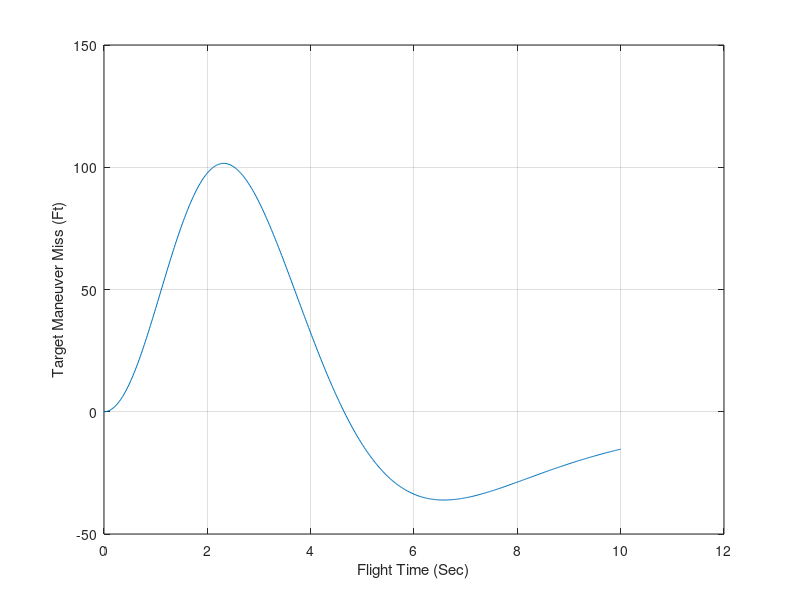

Reproduce this figure in MATLAB.
clear
count=1;
XNT=96.6;
XNP=3;
TF=10.;
TS=.1;
BETA=.8;
TAP=.2;
VC=4000.;
T=0.;
S=0.;
S2=0.;
TS2=.02;
TP=T+.00001;
X1=0;
X2=0;
X3=1;
X4=0.;
X5=0.;
Y1OLD=0.;
Y2OLD=0.;
Y3OLD=0.;
Y4OLD=0.;
Y5OLD=0.;
Y6OLD=0.;
Y7OLD=0.;
Y8OLD=0.;
Y9OLD=0.;
Y10OLD=0.;
Y11OLD=0.;
Y11NEW=0.;
Y10NEW=0.;
Y9NEW=0.;
Y7NEW=0.;
Y6NEW=0.;
Y8NEW=0.;
Y4NEW=0.;
Y1NEW=0.;
Y2NEW=0.;
Y3NEW=0.;
Y5NEW=0.;
H=.001;
GFILTER=1.-BETA^2;
HFILTER=(1.-BETA)^2;
XMNT=0.;
while TP<=(TF-1e-5)
	S=S+H;
	S2=S2+H;
	X1OLD=X1;
	X2OLD=X2;
	X3OLD=X3;
	X4OLD=X4;
	X5OLD=X5;
	STEP=1;
	FLAG=0;
	while STEP<=1
      		if FLAG==1
         		STEP=2;
			X1=X1+H*X1D;
			X2=X2+H*X2D;
			X3=X3+H*X3D;
			X4=X4+H*X4D;
			X5=X5+H*X5D;
			TP=TP+H;
		end
		TGO=TP;
		X1D=X2;
		X2D=X3+Y4NEW/(VC*TGO);
		X3D=(Y4NEW)/(VC*TGO*TGO);
		X4D=-X2-X4/TAP;
		X5D=X4/TAP;
		FLAG=1;
   	end
   	FLAG=0;
	X1=(X1OLD+X1)/2+.5*H*X1D;
	X2=(X2OLD+X2)/2+.5*H*X2D;
	X3=(X3OLD+X3)/2+.5*H*X3D;
	X4=(X4OLD+X4)/2+.5*H*X4D;
	X5=(X5OLD+X5)/2+.5*H*X5D;
	if S>=(TS-.0001)
		S=0.;
		Y1NEW=X5;
		TEMP1=(Y1NEW-Y1OLD)*XNP*VC;
		TEMP2=HFILTER*(Y2OLD+TEMP1)/TS+GFILTER*Y3OLD;
		Y2NEW=TEMP1+Y2OLD+TS*(Y3OLD-TEMP2);
		Y3NEW=Y3OLD-TEMP2;
		Y7NEW=TEMP2+Y7OLD;
		Y1OLD=Y1NEW;
		Y2OLD=Y2NEW;
		Y3OLD=Y3NEW;
		Y7OLD=Y7NEW;
	end
	if S2>=(TS2-.0001)
		S2=0.;
		Y6NEW=Y7NEW;
		Y11NEW=.2*(Y6NEW-Y6OLD);
		Y10NEW=Y11OLD+Y11NEW;
		Y9NEW=Y10OLD+Y11NEW;
		Y8NEW=Y9OLD+Y11NEW;
		Y5NEW=Y8OLD+Y11NEW;
		Y4NEW=Y4OLD+Y5OLD+Y11NEW;
		Y4OLD=Y4NEW;
		Y6OLD=Y6NEW;
		Y5OLD=Y5NEW;
		Y8OLD=Y8NEW;
		Y9OLD=Y9NEW;
		Y10OLD=Y10NEW;
		Y11OLD=Y11NEW;
		XMNT=XNT*X1;
		count=count+1;
      		ArrayTP(count)=TP;
      		ArrayXMNT(count)=XMNT;
	end
end
figure
plot(ArrayTP,ArrayXMNT),grid
xlabel('Flight Time (Sec)')
ylabel('Target Maneuver Miss (Ft)')
clc
output=[ArrayTP',ArrayXMNT'];
save datfil.txt output  -ascii
disp 'simulation finished'
